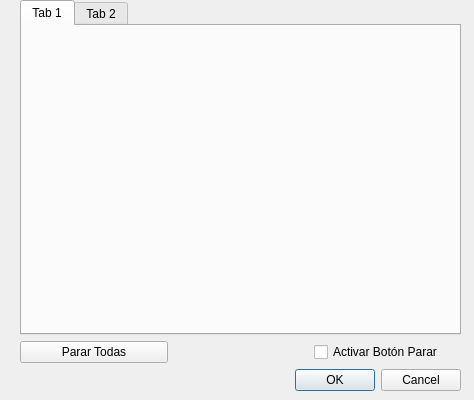
<?xml version="1.0" encoding="UTF-8"?>
<ui version="4.0">
 <class>DConfiguracionBola</class>
 <widget class="QDialog" name="DConfiguracionBola">
  <property name="geometry">
   <rect>
    <x>0</x>
    <y>0</y>
    <width>474</width>
    <height>400</height>
   </rect>
  </property>
  <property name="windowTitle">
   <string>Dialog</string>
  </property>
  <widget class="QWidget" name="layoutWidget">
   <property name="geometry">
    <rect>
     <x>20</x>
     <y>0</y>
     <width>441</width>
     <height>391</height>
    </rect>
   </property>
   <layout class="QVBoxLayout" name="verticalLayout">
    <item>
     <widget class="QTabWidget" name="tabWidget">
      <widget class="QWidget" name="tab">
       <attribute name="title">
        <string>Tab 1</string>
       </attribute>
      </widget>
      <widget class="QWidget" name="tab_2">
       <attribute name="title">
        <string>Tab 2</string>
       </attribute>
      </widget>
     </widget>
    </item>
    <item>
     <layout class="QHBoxLayout" name="horizontalLayout">
      <item>
       <widget class="QPushButton" name="btnPararTodas">
        <property name="text">
         <string>Parar Todas</string>
        </property>
       </widget>
      </item>
      <item>
       <spacer name="horizontalSpacer">
        <property name="orientation">
         <enum>Qt::Horizontal</enum>
        </property>
        <property name="sizeType">
         <enum>QSizePolicy::Fixed</enum>
        </property>
        <property name="sizeHint" stdset="0">
         <size>
          <width>140</width>
          <height>20</height>
         </size>
        </property>
       </spacer>
      </item>
      <item>
       <widget class="QCheckBox" name="cbActivarBotones">
        <property name="text">
         <string>Activar Botón Parar</string>
        </property>
       </widget>
      </item>
     </layout>
    </item>
    <item>
     <widget class="QDialogButtonBox" name="buttonBox">
      <property name="orientation">
       <enum>Qt::Horizontal</enum>
      </property>
      <property name="standardButtons">
       <set>QDialogButtonBox::Cancel|QDialogButtonBox::Ok</set>
      </property>
     </widget>
    </item>
   </layout>
  </widget>
 </widget>
 <resources/>
 <connections>
  <connection>
   <sender>buttonBox</sender>
   <signal>accepted()</signal>
   <receiver>DConfiguracionBola</receiver>
   <slot>accept()</slot>
   <hints>
    <hint type="sourcelabel">
     <x>248</x>
     <y>254</y>
    </hint>
    <hint type="destinationlabel">
     <x>157</x>
     <y>274</y>
    </hint>
   </hints>
  </connection>
  <connection>
   <sender>buttonBox</sender>
   <signal>rejected()</signal>
   <receiver>DConfiguracionBola</receiver>
   <slot>reject()</slot>
   <hints>
    <hint type="sourcelabel">
     <x>316</x>
     <y>260</y>
    </hint>
    <hint type="destinationlabel">
     <x>286</x>
     <y>274</y>
    </hint>
   </hints>
  </connection>
 </connections>
</ui>
